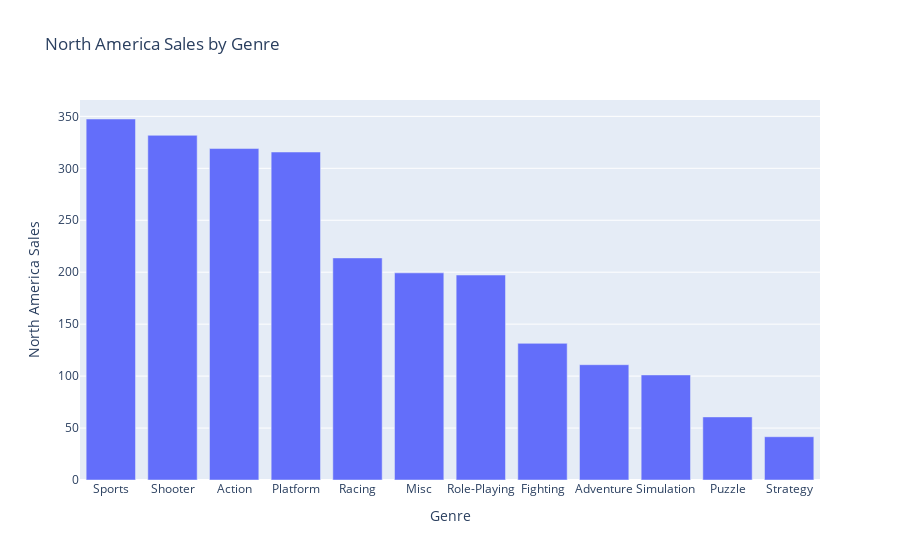
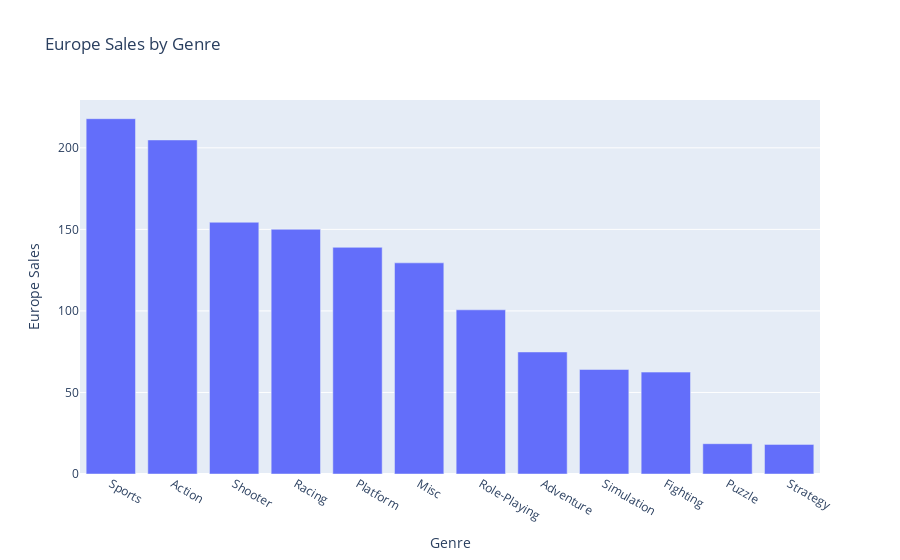

Notebook code for these charts, in order:
### Markdown cell above
### 7. Top Selling Genre in each region

### Code cell
regions = ["North America","Europe","Japan","Rest of World","Global"]

for region in regions:
    genre_sales = df.groupby('Genre')[region].sum()
    genre_sales = genre_sales.sort_values(ascending=False)

    fig = go.Figure()
    fig.add_trace(go.Bar(x=genre_sales.index, y=genre_sales.values))
    fig.update_layout(title=f'{region} Sales by Genre',
                      xaxis_title='Genre',
                      yaxis_title=f'{region} Sales',
                      hovermode='x unified')
    fig.show()

### Figure 1 — Plotly figure (JSON) as saved in the notebook; plotly's stock layout.template omitted (floating-point values rounded to 4 significant figures)
{"data": [{"type": "bar", "x": ["Sports", "Shooter", "Action", "Platform", "Racing", "Misc", "Role-Playing", "Fighting", "Adventure", "Simulation", "Puzzle", "Strategy"], "y": [347.4, 331.7, 319.0, 315.7, 213.8, 199.4, 197.2, 131.5, 111.0, 101.1, 60.72, 41.66]}], "layout": {"hovermode": "x unified", "title": {"text": "North America Sales by Genre"}, "xaxis": {"title": {"text": "Genre"}}, "yaxis": {"title": {"text": "North America Sales"}}}}

### Figure 2 — Plotly figure (JSON) as saved in the notebook; plotly's stock layout.template omitted (floating-point values rounded to 4 significant figures)
{"data": [{"type": "bar", "x": ["Sports", "Action", "Shooter", "Racing", "Platform", "Misc", "Role-Playing", "Adventure", "Simulation", "Fighting", "Puzzle", "Strategy"], "y": [217.9, 204.8, 154.4, 150.1, 139.0, 129.5, 100.7, 74.82, 64.08, 62.47, 18.58, 18.16]}], "layout": {"hovermode": "x unified", "title": {"text": "Europe Sales by Genre"}, "xaxis": {"title": {"text": "Genre"}}, "yaxis": {"title": {"text": "Europe Sales"}}}}
